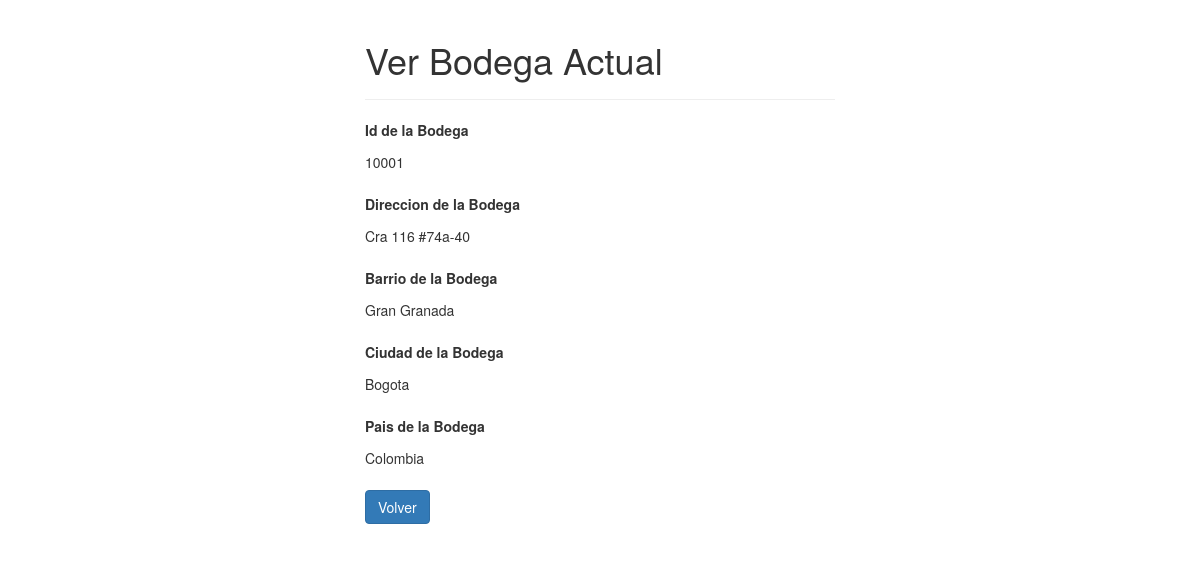
/BASE/bodega/read.php?id_bod=10001, run on the app's committed database.
### tables this page shows
CREATE TABLE `bodega` (
  `id_bod` int(11) NOT NULL,
  `direccion_bod` varchar(50) DEFAULT NULL,
  `barrio_bod` varchar(20) DEFAULT NULL,
  `ciudad_bod` varchar(20) DEFAULT NULL,
  `pais_bod` varchar(50) DEFAULT NULL
);

### BASE/bodega/read.php (the view, shortened to what this page needs)
<?php
if(isset($_GET["id_bod"]) && !empty(trim($_GET["id_bod"]))){
    require_once "config.php";
    $sql = "SELECT * FROM bodega WHERE id_bod = ?";
    if($stmt = mysqli_prepare($link, $sql)){
        mysqli_stmt_bind_param($stmt, "i", $param_id);
        if(mysqli_stmt_execute($stmt)){
            $result = mysqli_stmt_get_result($stmt);
            if(mysqli_num_rows($result) == 1){
                $row = mysqli_fetch_array($result, MYSQLI_ASSOC);
            } else{
                header("location: error.php");
                exit();
            }
        } else{
            echo "Oops! Something went wrong. Please try again later.";
        }
    }
} else{
    header("location: error.php");
    exit();
}
?>
<!DOCTYPE html>
<html lang="en">
<head>
    <link rel="stylesheet" href="https://maxcdn.bootstrapcdn.com/bootstrap/3.3.7/css/bootstrap.css">
</head>
<body>
    <div class="wrapper">
        <div class="container-fluid">
            <div class="row">
                <div class="col-md-12">
                    <div class="page-header">
                        <h1>Ver Bodega Actual</h1>
                    </div>
                    <div class="form-group">
                        <label>Id de la Bodega</label>
                        <p class="form-control-static"><?php echo $row["id_bod"]; ?></p>
                    </div>
                    <div class="form-group">
                        <label>Direccion de la Bodega</label>
                        <p class="form-control-static"><?php echo $row["direccion_bod"]; ?></p>
                    </div>
                    <div class="form-group">
                        <label>Barrio de la Bodega</label>
                        <p class="form-control-static"><?php echo $row["barrio_bod"]; ?></p>
                    </div>
                    <div class="form-group">
                        <label>Ciudad de la Bodega</label>
                        <p class="form-control-static"><?php echo $row["ciudad_bod"]; ?></p>
                    </div>
                    <div class="form-group">
                        <label>Pais de la Bodega</label>
                        <p class="form-control-static"><?php echo $row["pais_bod"]; ?></p>
                    </div>
                    <p><a href="index.php" class="btn btn-primary">Volver</a></p>
                </div>
            </div>
        </div>
    </div>
</body>
</html>

### BASE/bodega/read.php (style rules this page uses)
.wrapper { width: 500px; margin: 0 auto; }

### data on the page
bodega: id_bod "10001", direccion_bod "Cra 116 #74a-40", barrio_bod "Gran Granada", ciudad_bod "Bogota", pais_bod "Colombia"
